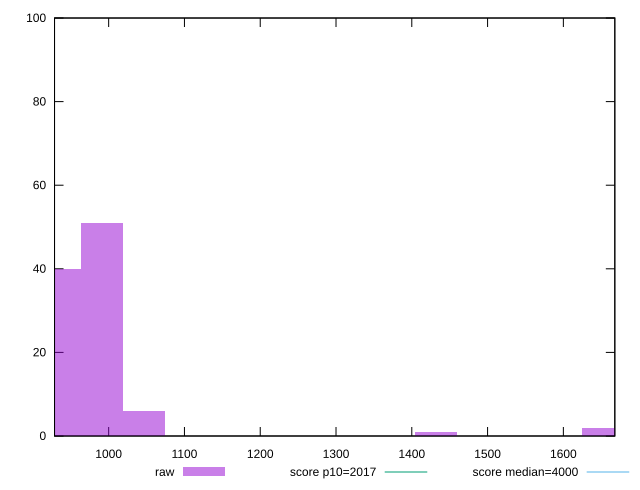

The gnuplot source for this figure:
reset

$raw <<EOF
1432.2217347520177 1
1046.6235753957053 6
991.5381240590892 51
936.4526727224732 40
1652.563540098482 2
EOF

set key outside below
set boxwidth 55.08545133661607
set xrange [928.5760000000002:1667.904]
set yrange [0:100]
set trange [0:100]
set style fill transparent solid 0.5 noborder

set parametric
set terminal svg size 640, 490 enhanced background rgb 'white'
set output "reports/report_00033_2021-03-01T14-23-16.841Z/mainthread-work-breakdown/samples/astro-inner-cached/raw/histogram.svg"

plot $raw title "raw" with boxes, \
     2017,t title "score p10=2017", \
     4000,t title "score median=4000"

reset
